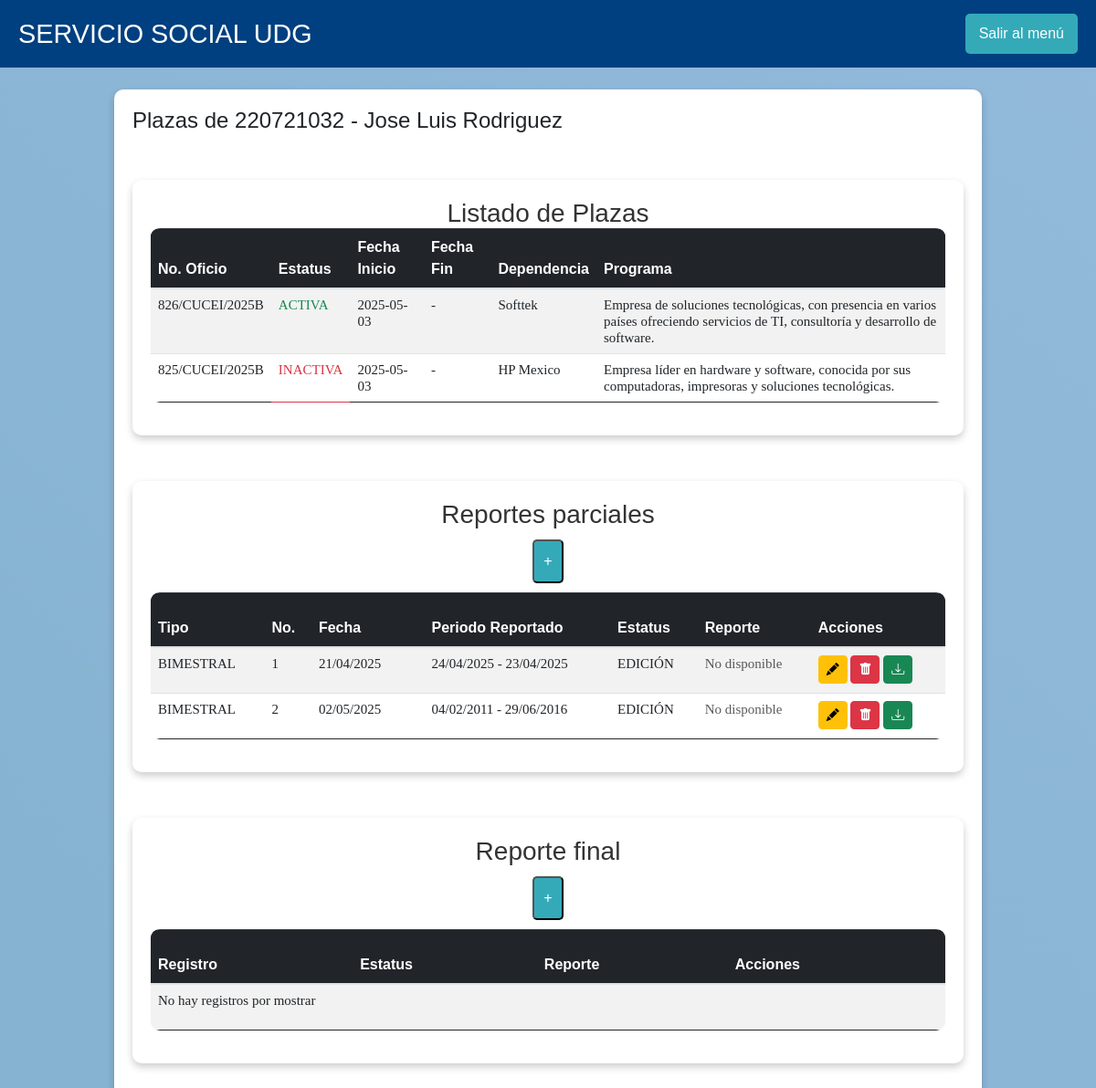
Before: /src/listado_plazas.php (signed in) with the older database file.
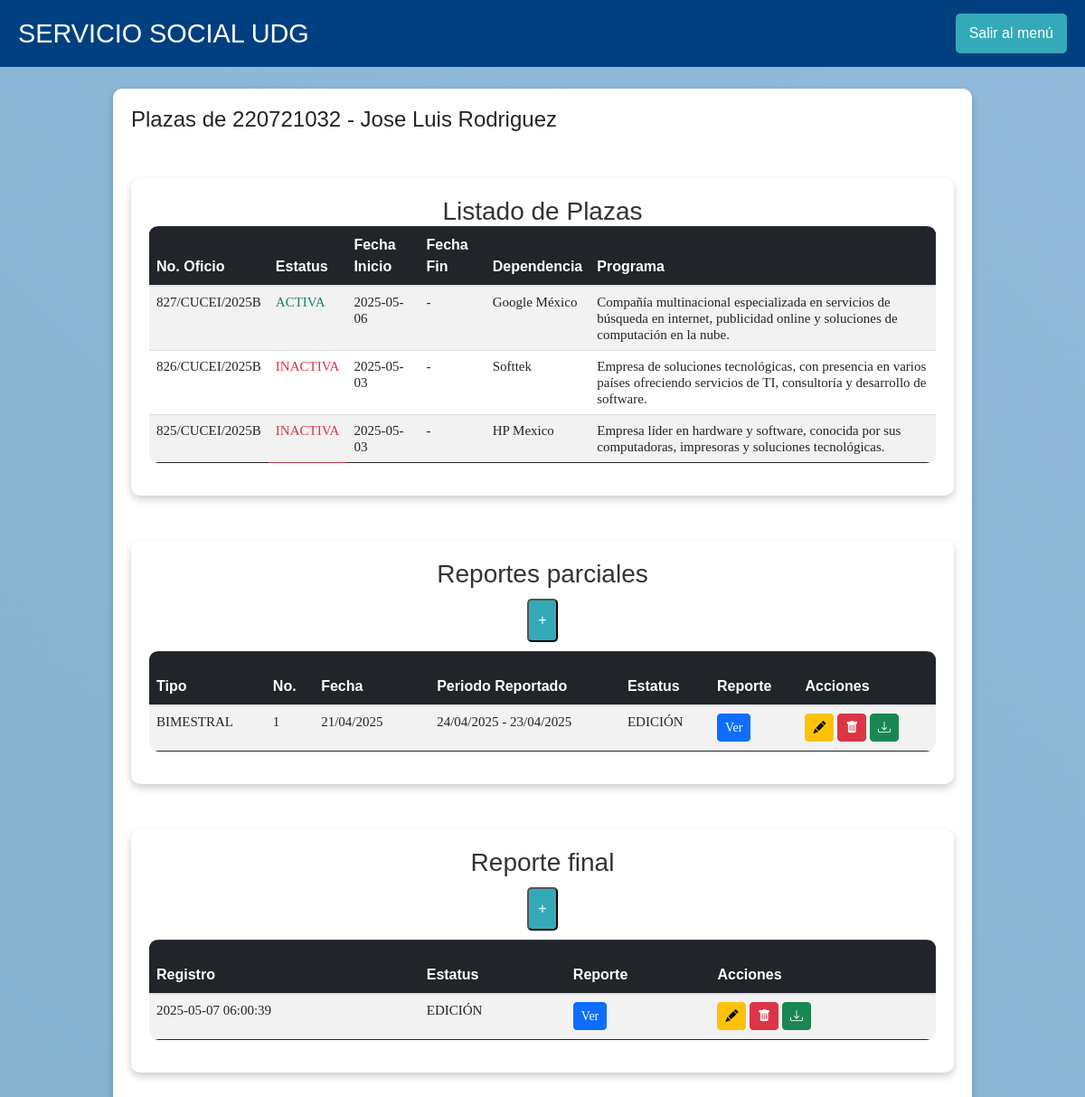
After: the same page with the newer database file.
### tables this page shows
CREATE TABLE IF NOT EXISTS `alumno` (
  `codigoAlumno` int NOT NULL,
  `nombreAlumno` varchar(50) NOT NULL,
  `curp` varchar(50) NOT NULL,
  `domicilio` varchar(50) NOT NULL,
  `fechaNac` date NOT NULL,
  `colonia` varchar(50) NOT NULL,
  `codigoPostal` int NOT NULL,
  `pais` varchar(50) NOT NULL,
  `estado` varchar(50) NOT NULL,
  `ciudad` varchar(50) NOT NULL,
  `correoAlumno` varchar(50) NOT NULL,
  `telefono` varchar(15) NOT NULL,
  `trabajoBool` tinyint(1) NOT NULL,
  `empresa` varchar(255) DEFAULT NULL,
  `IdUsuario` int NOT NULL,
  PRIMARY KEY (`codigoAlumno`),
  KEY `fk_alumnos_usuarios` (`IdUsuario`)
);

CREATE TABLE IF NOT EXISTS `plazas` (
  `id_plaza` int NOT NULL AUTO_INCREMENT,
  `id_alumno` int DEFAULT NULL,
  `numero_oficio` varchar(50) NOT NULL,
  `estatus` enum('ACTIVA','INACTIVA') NOT NULL,
  `fecha_inicio` date NOT NULL,
  `fecha_fin` date DEFAULT NULL,
  `dependencia` varchar(255) NOT NULL,
  `programa` varchar(255) NOT NULL,
  PRIMARY KEY (`id_plaza`),
  KEY `id_alumno` (`id_alumno`)
);

CREATE TABLE IF NOT EXISTS `reportes` (
  `id_reporte` int NOT NULL AUTO_INCREMENT,
  `IdUsuario` int DEFAULT NULL,
  `id_plaza` int DEFAULT NULL,
  `tipo_reporte` enum('BIMESTRAL','FINAL') NOT NULL,
  `consecutivo` int NOT NULL,
  `fecha_reporte` timestamp NULL DEFAULT CURRENT_TIMESTAMP,
  `horas_reportadas` int NOT NULL,
  `fecha_inicio` date NOT NULL,
  `fecha_fin` date NOT NULL,
  `actividades_realizadas` text NOT NULL,
  `actividades_ajustadas` enum('SI','NO','EN PARTE') NOT NULL,
  `nuevos_conocimientos` int DEFAULT NULL,
  `experiencias_formativas` int DEFAULT NULL,
  `experiencias_profesionales` int DEFAULT NULL,
  `adquisicion_habilidades` int DEFAULT NULL,
  `aportaciones_institucion` text,
  `cumplimiento_actividades` enum('SI','NO','EN PARTE') NOT NULL,
  `estatus` enum('EDICIÓN','APROBADO','RECHAZADO') NOT NULL DEFAULT 'EDICIÓN',
  `ruta_reporte` varchar(255) DEFAULT NULL,
  PRIMARY KEY (`id_reporte`),
  KEY `id_alumno` (`IdUsuario`),
  KEY `fk_plaza` (`id_plaza`)
);

CREATE TABLE IF NOT EXISTS `reportes_finales` (
  `id_reporte_final` int NOT NULL AUTO_INCREMENT,
  `IdUsuario` int NOT NULL,
  `id_plaza` int NOT NULL,
  `fecha_registro` timestamp NULL DEFAULT CURRENT_TIMESTAMP,
  `estatus` enum('EDICIÓN','VALIDADO','RECHAZADO') NOT NULL DEFAULT 'EDICIÓN',
  `fecha_termino` date NOT NULL,
  `objetivos_programa` text NOT NULL,
  `actividades_realizadas` text NOT NULL,
  `metas_alcanzadas` text NOT NULL,
  `metodologia_utilizada` text NOT NULL,
  `conclusion_propuestas` text NOT NULL,
  `aporte_innovaciones` text NOT NULL,
  `ruta_documento` varchar(255) DEFAULT NULL,
  PRIMARY KEY (`id_reporte_final`),
  KEY `IdUsuario` (`IdUsuario`),
  KEY `id_plaza` (`id_plaza`)
);

### src/listado_plazas.php (the view, shortened to what the rows shown need)
<?php
$IdUsuario = $_SESSION['id_usuario'];
$conn = OpenCon();
$sql = "SELECT codigoAlumno, nombreAlumno FROM alumno WHERE IdUsuario = ?";
$stmt = $conn->prepare($sql);
$stmt->bind_param("i", $IdUsuario);
$stmt->execute();
$result = $stmt->get_result();
$alumno = $result->fetch_assoc() ?: [];
$sqlPlazas = "SELECT numero_oficio, estatus, fecha_inicio, fecha_fin, dependencia, programa FROM plazas WHERE id_alumno = ?";
$stmt = $conn->prepare($sqlPlazas);
$stmt->bind_param("i", $IdUsuario);
$stmt->execute();
$result = $stmt->get_result();
$plazas = [];
if ($result->num_rows > 0) {
    while ($row = $result->fetch_assoc()) {
        $plazas[] = $row;
    }
}
$sqlReportes = "SELECT *
                FROM reportes
                WHERE IdUsuario = ? AND tipo_reporte = 'BIMESTRAL'
                ORDER BY consecutivo ASC";
$stmt = $conn->prepare($sqlReportes);
$stmt->bind_param("i", $IdUsuario);
$stmt->execute();
$result = $stmt->get_result();
$reportesParciales = [];
if ($result->num_rows > 0) {
    while ($row = $result->fetch_assoc()) {
        $reportesParciales[] = $row;
    }
}
$sqlFinales = "SELECT *
               FROM reportes_finales
               WHERE IdUsuario = ?";
$stmt = $conn->prepare($sqlFinales);
$stmt->bind_param("i", $IdUsuario);
$stmt->execute();
$result = $stmt->get_result();
$reportesFinales = $result->fetch_all(MYSQLI_ASSOC);
?>
<!DOCTYPE html>
<html lang="es">
<head>
    <link rel="stylesheet" href="../css/bootstrap.css">
    <link rel="stylesheet" href="../css/main.css">
    <link href="https://cdn.jsdelivr.net/npm/bootstrap@5.3.0/dist/css/bootstrap.min.css" rel="stylesheet">
    <link rel="stylesheet" href="https://cdn.jsdelivr.net/npm/bootstrap-icons@1.10.5/font/bootstrap-icons.css">
</head>
<body>
    <div class="header">
        <h1>SERVICIO SOCIAL UDG</h1>
    </div>
    <div class="container mt-4">
        <h4 class="text-left mb-4">
            Plazas de <?php echo htmlspecialchars($alumno['codigoAlumno'] . " - " . $alumno['nombreAlumno']); ?>
        </h4>
        <div class="container">
            <h3 class="text-center mb-4">Listado de Plazas</h3>
            <div class="table-responsive">
            <table class="table table-striped table-hover">
                <thead class="table-dark">
                <tr>
                    <th>No. Oficio</th>
                    <th>Estatus</th>
                    <th>Fecha Inicio</th>
                    <th>Fecha Fin</th>
                    <th>Dependencia</th>
                    <th>Programa</th>
                </tr>
                </thead>
                <tbody>
                <?php if (!empty($plazas)): ?>
                    <?php foreach ($plazas as $plaza): ?>
                    <tr>
                        <td><?php echo htmlspecialchars($plaza['numero_oficio']); ?></td>
                        <td class="<?php echo $plaza['estatus'] === 'ACTIVA' ? 'text-success' : 'text-danger'; ?>">
                        <?php echo htmlspecialchars($plaza['estatus']); ?>
                        </td>
                        <td><?php echo htmlspecialchars($plaza['fecha_inicio']); ?></td>
                        <td><?php echo htmlspecialchars($plaza['fecha_fin'] ?: '-'); ?></td>
                        <td><?php echo htmlspecialchars($plaza['dependencia']); ?></td>
                        <td><?php echo htmlspecialchars($plaza['programa']); ?></td>
                    </tr>
                    <?php endforeach; ?>
                <?php else: ?>
                    <tr>
                    <td colspan="7">No hay plazas activas para mostrar</td>
                    </tr>
                <?php endif; ?>
                </tbody>
            </table>
            </div>
        </div>
        <div class="container">
            <h3 class="text-center mb-4">Reportes parciales</h3>
            <button class="btn-download" data-bs-toggle="modal" data-bs-target="#reporteParcialModal">+</button>
            <div class="table-responsive">
                <table class="table table-striped table-hover">
                    <thead class="table-dark">
                        <tr>
                            <th>Tipo</th>
                            <th>No.</th>
                            <th>Fecha</th>
                            <th></th>
                            <th>Periodo Reportado</th>
                            <th>Estatus</th>
                            <th>Reporte</th>
                            <th>Acciones</th>
                        </tr>
                    </thead>
                    <tbody>
                    <?php if (!empty($reportesParciales)): ?>
                        <?php foreach ($reportesParciales as $reporte): ?>
                        <tr>
                            <td><?php echo htmlspecialchars($reporte['tipo_reporte']); ?></td>
                            <td><?php echo htmlspecialchars($reporte['consecutivo']); ?></td>
                            <td><?php echo date("d/m/Y", strtotime($reporte['fecha_reporte'])); ?></td>
                            <td></td>
                            <td><?php echo date("d/m/Y", strtotime($reporte['fecha_inicio'])) . " - " . date("d/m/Y", strtotime($reporte['fecha_fin'])); ?></td>
                            <td><?php echo htmlspecialchars($reporte['estatus']); ?></td>
                            <td>
                                <?php if (!empty($reporte['ruta_reporte'])): ?>
                                    <a href="<?php echo htmlspecialchars($reporte['ruta_reporte']); ?>" target="_blank" class="btn btn-sm btn-primary">Ver</a>
                                <?php else: ?>
                                    <span class="text-muted">No disponible</span>
                                <?php endif; ?>
                            </td>
                            <td>
                                <button
                                    class="btn btn-sm btn-warning btn-editar-reporte"
                                    title="Editar"
                                    data-id="<?php echo $reporte['id_reporte']; ?>"
                                    data-tipo="<?php echo htmlspecialchars($reporte['tipo_reporte']); ?>"
                                    data-consecutivo="<?php echo htmlspecialchars($reporte['consecutivo']); ?>"
                                    data-fecha_inicio="<?php echo htmlspecialchars($reporte['fecha_inicio']); ?>"
                                    data-fecha_fin="<?php echo htmlspecialchars($reporte['fecha_fin']); ?>"
                                    data-actividades="<?php echo htmlspecialchars($reporte['actividades_realizadas']); ?>"
                                    data-horas_reportadas="<?php echo htmlspecialchars($reporte['horas_reportadas']); ?>"
                                    data-actividades_ajustadas="<?php echo htmlspecialchars($reporte['actividades_ajustadas']); ?>"
                                    data-nuevos_conocimientos="<?php echo htmlspecialchars($reporte['nuevos_conocimientos']); ?>"
                                    data-experiencias_formativas="<?php echo htmlspecialchars($reporte['experiencias_formativas']); ?>"
                                    data-experiencias_profesionales="<?php echo htmlspecialchars($reporte['experiencias_profesionales']); ?>"
                                    data-adquisicion_habilidades="<?php echo htmlspecialchars($reporte['adquisicion_habilidades']); ?>"
                                    data-aportaciones_institucion="<?php echo htmlspecialchars($reporte['aportaciones_institucion']); ?>"
                                    data-cumplimiento_actividades="<?php echo htmlspecialchars($reporte['cumplimiento_actividades']); ?>"
                                    data-bs-toggle="modal"
                                    data-bs-target="#modalEditarReporte"
                                >
                                    <i class="bi bi-pencil-fill"></i>
                                </button>
                                <button
                                    class="btn btn-sm btn-danger btn-eliminar-reporte"
                                    title="Eliminar"
                                    data-id="<?php echo $reporte['id_reporte']; ?>"
                                    data-bs-toggle="modal"
                                    data-bs-target="#modalEliminarReporte"
                                >
                                    <i class="bi bi-trash-fill"></i>
                                </button>
                                <button class="btn btn-sm btn-success" title="Descargar">
                                    <i class="bi bi-download"></i>
                                </button>
                            </td>
                        </tr>
                        <?php endforeach; ?>
                    <?php else: ?>
                        <tr>
                            <td colspan="8">No hay registros por mostrar</td>
                        </tr>
                    <?php endif; ?>
                    </tbody>
                </table>
            </div>
        </div>
        <div class="container">
            <h3 class="text-center mb-4">Reporte final</h3>
            <button class="btn-download" data-bs-toggle="modal" data-bs-target="#reporteFinalModal">+</button>
            <div class="table-responsive">
                <table class="table table-striped table-hover">
                    <thead class="table-dark">
                        <tr>
                            <th>Registro</th>
                            <th>Estatus</th>
                            <th>Reporte</th>
                            <th>Acciones</th>
                        </tr>
                    </thead>
                    <tbody>
                        <?php if (!empty($reportesFinales)): ?>
                            <?php foreach ($reportesFinales as $reporte): ?>
                            <tr>
                                <td><?php echo htmlspecialchars($reporte['fecha_registro']); ?></td>
                                <td><?php echo htmlspecialchars($reporte['estatus']); ?></td>
                                <td>
                                    <?php if (!empty($reporte['ruta_documento'])): ?>
                                        <a href="<?php echo htmlspecialchars($reporte['ruta_documento']); ?>" target="_blank" class="btn btn-sm btn-primary">Ver</a>
                                    <?php else: ?>
                                        <span class="text-muted">No disponible</span>
                                    <?php endif; ?>
                                </td>
                                <td>
                                    <button
                                        class="btn btn-sm btn-warning btn-editar-reporte-final"
                                        title="Editar"
                                        data-id="<?php echo $reporte['id_reporte_final']; ?>"
                                        data-fecha_termino="<?php echo $reporte['fecha_termino']; ?>"
                                        data-objetivos_programa="<?php echo htmlspecialchars($reporte['objetivos_programa']); ?>"
                                        data-actividades_realizadas="<?php echo htmlspecialchars($reporte['actividades_realizadas']); ?>"
                                        data-metas_alcanzadas="<?php echo htmlspecialchars($reporte['metas_alcanzadas']); ?>"
                                        data-metodologia_utilizada="<?php echo htmlspecialchars($reporte['metodologia_utilizada']); ?>"
                                        data-conclusion_propuestas="<?php echo htmlspecialchars($reporte['conclusion_propuestas']); ?>"
                                        data-aporte_innovaciones="<?php echo htmlspecialchars($reporte['aporte_innovaciones']); ?>"
                                        data-bs-toggle="modal"
                                        data-bs-target="#reporteFinalModalEditar"
                                    >
                                        <i class="bi bi-pencil-fill"></i>
                                    </button>
                                    <button
                                        class="btn btn-sm btn-danger btn-eliminar-reporte-final"
                                        title="Eliminar"
                                        data-id="<?php echo $reporte['id_reporte_final']; ?>"
                                    >
                                        <i class="bi bi-trash-fill"></i>
                                    </button>
                                    <button class="btn btn-sm btn-success" title="Descargar">
                                        <i class="bi bi-download"></i>
                                    </button>
                                </td>
                            </tr>
                            <?php endforeach; ?>
                        <?php else: ?>
                            <tr>
                                <td colspan="8">No hay registros por mostrar</td>
                            </tr>
                        <?php endif; ?>
                    </tbody>
                </table>
            </div>
        </div>
    </div>
</body>
</html>

Changed rows visible on the page:
removed reportes: tipo_reporte "BIMESTRAL", consecutivo "2", fecha_reporte "02/05/2025", fecha_inicio "04/02/2011", fecha_fin "29/06/2016", estatus "EDICIÓN", shows "No disponible"
added plazas: numero_oficio "827/CUCEI/2025B", estatus "ACTIVA", fecha_inicio "2025-05-06", fecha_fin "-", dependencia "Google México", programa "Compañía multinacional especializada en servicios de búsqueda en internet, publicidad online y soluciones de computación en la nube."
changed plazas "826/CUCEI/2025B": estatus "ACTIVA" → "INACTIVA"
changed reportes "BIMESTRAL": ruta_reporte "No disponible" → "Ver"
added reportes_finales: fecha_registro "2025-05-07 06:00:39", estatus "EDICIÓN"
Other visible differences:
text no longer shown: "No hay registros por mostrar"
